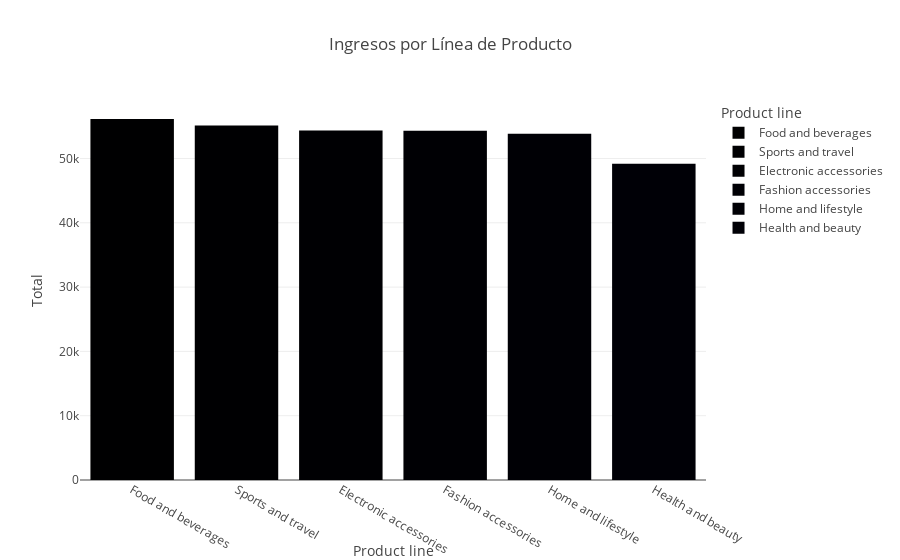

Write notebook code for a chart like this one.
### Code cell
# 2. Ingresos por Línea de Producto
ingresos_producto = df.groupby('Product line')['Total'].sum().sort_values(ascending=False).reset_index()
fig = px.bar(ingresos_producto, x='Product line', y='Total', title='Ingresos por Línea de Producto', color='Product line')
fig.show()

### Figure 1 — Plotly figure (JSON) as saved in the notebook; plotly's stock layout.template omitted (floating-point values rounded to 4 significant figures)
{"data": [{"hovertemplate": "Product line=%{x}<br>Total=%{y}<extra></extra>", "legendgroup": "Food and beverages", "marker": {"color": "#000001", "pattern": {"shape": ""}}, "name": "Food and beverages", "orientation": "v", "showlegend": true, "textposition": "auto", "type": "bar", "x": ["Food and beverages"], "xaxis": "x", "y": [56140.0], "yaxis": "y"}, {"hovertemplate": "Product line=%{x}<br>Total=%{y}<extra></extra>", "legendgroup": "Sports and travel", "marker": {"color": "#000002", "pattern": {"shape": ""}}, "name": "Sports and travel", "orientation": "v", "showlegend": true, "textposition": "auto", "type": "bar", "x": ["Sports and travel"], "xaxis": "x", "y": [55120.0], "yaxis": "y"}, {"hovertemplate": "Product line=%{x}<br>Total=%{y}<extra></extra>", "legendgroup": "Electronic accessories", "marker": {"color": "#000003", "pattern": {"shape": ""}}, "name": "Electronic accessories", "orientation": "v", "showlegend": true, "textposition": "auto", "type": "bar", "x": ["Electronic accessories"], "xaxis": "x", "y": [54340.0], "yaxis": "y"}, {"hovertemplate": "Product line=%{x}<br>Total=%{y}<extra></extra>", "legendgroup": "Fashion accessories", "marker": {"color": "#000004", "pattern": {"shape": ""}}, "name": "Fashion accessories", "orientation": "v", "showlegend": true, "textposition": "auto", "type": "bar", "x": ["Fashion accessories"], "xaxis": "x", "y": [54310.0], "yaxis": "y"}, {"hovertemplate": "Product line=%{x}<br>Total=%{y}<extra></extra>", "legendgroup": "Home and lifestyle", "marker": {"color": "#000005", "pattern": {"shape": ""}}, "name": "Home and lifestyle", "orientation": "v", "showlegend": true, "textposition": "auto", "type": "bar", "x": ["Home and lifestyle"], "xaxis": "x", "y": [53860.0], "yaxis": "y"}, {"hovertemplate": "Product line=%{x}<br>Total=%{y}<extra></extra>", "legendgroup": "Health and beauty", "marker": {"color": "#000006", "pattern": {"shape": ""}}, "name": "Health and beauty", "orientation": "v", "showlegend": true, "textposition": "auto", "type": "bar", "x": ["Health and beauty"], "xaxis": "x", "y": [49190.0], "yaxis": "y"}], "layout": {"barmode": "relative", "legend": {"title": {"text": "Product line"}, "tracegroupgap": 0}, "title": {"text": "Ingresos por Línea de Producto"}, "xaxis": {"anchor": "y", "categoryarray": ["Food and beverages", "Sports and travel", "Electronic accessories", "Fashion accessories", "Home and lifestyle", "Health and beauty"], "categoryorder": "array", "domain": [0, 1], "title": {"text": "Product line"}}, "yaxis": {"anchor": "x", "domain": [0, 1], "title": {"text": "Total"}}}}
